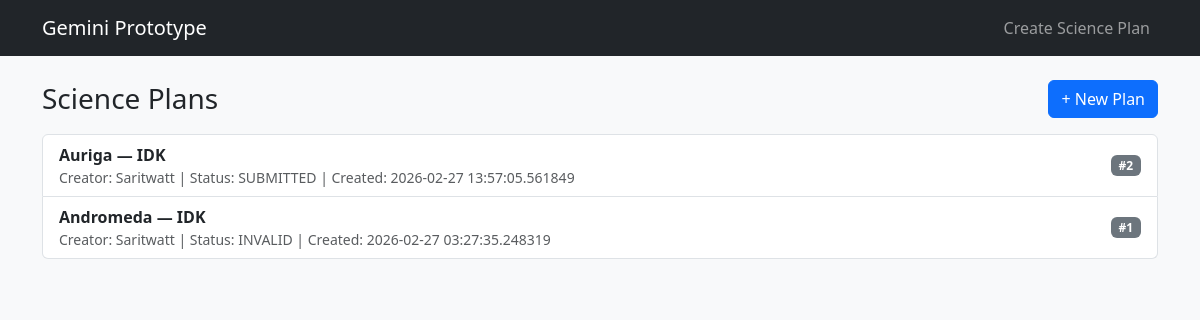
Before: / with the older database file.
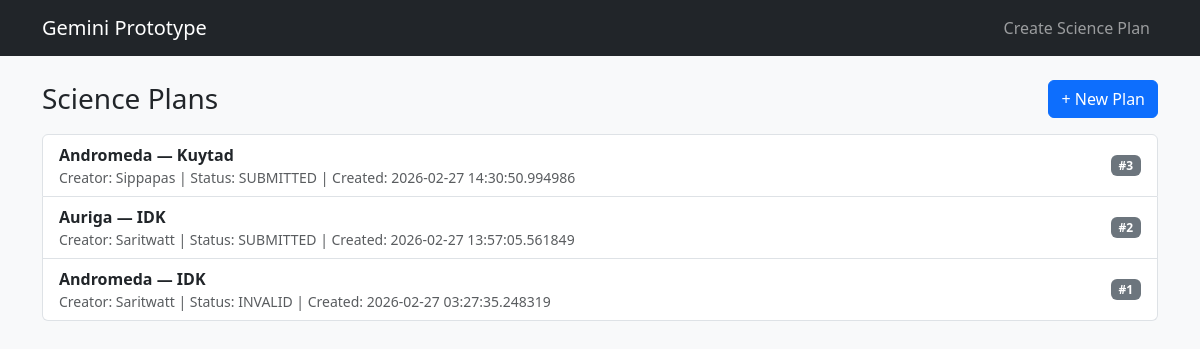
After: the same page with the newer database file.
### app/models.py (models this page shows)
class SciencePlan(SQLModel, table=True):
    id: Optional[int] = Field(default=None, primary_key=True)
    creator: str
    submitter: str
    funding: float
    objective: str = Field(max_length=500)
    star_system: str
    schedule_start: datetime
    schedule_end: datetime
    telescope_location: str  # Hawaii or Chile
    file_type: str           # PNG, JPEG, RAW
    file_quality: str        # Low, Fine
    image_mode: str          # B&W, Color
    exposure: int            # 0-50
    contrast: int            # 0-50
    brightness: int          # 0-50
    saturation: int          # 0-50
    status: str = Field(default="DRAFT")  # DRAFT, VALID, INVALID, SUBMITTED
    created_at: datetime = Field(default_factory=datetime.utcnow)
    updated_at: datetime = Field(default_factory=datetime.utcnow)

### app/main.py (the view)
@app.get("/", response_class=HTMLResponse)
def home(request: Request, session: Session = Depends(get_session)):
    plans = session.exec(select(SciencePlan).order_by(SciencePlan.created_at.desc())).all()
    return templates.TemplateResponse("home.html", {"request": request, "plans": plans})

### app/templates/home.html
{% extends "base.html" %}
{% block content %}
<div class="d-flex align-items-center justify-content-between mb-3">
  <h3 class="m-0">Science Plans</h3>
  <a class="btn btn-primary" href="/plans/new">+ New Plan</a>
</div>
{% if plans|length == 0 %}
  <div class="alert alert-info">No plans yet. Create your first science plan.</div>
{% else %}
  <div class="list-group">
  {% for p in plans %}
    <a class="list-group-item list-group-item-action d-flex justify-content-between align-items-center" href="/plans/{{p.id}}">
      <div>
        <div class="fw-semibold">{{ p.star_system }} — {{ p.objective[:60] }}{% if p.objective|length > 60 %}…{% endif %}</div>
        <div class="small text-muted">Creator: {{ p.creator }} | Status: {{ p.status }} | Created: {{ p.created_at }}</div>
      </div>
      <span class="badge bg-secondary">#{{ p.id }}</span>
    </a>
  {% endfor %}
  </div>
{% endif %}
{% endblock %}

### app/templates/base.html (shortened to what this page needs)
<!doctype html>
<html>
<head>
  <link href="https://cdn.jsdelivr.net/npm/bootstrap@5.3.3/dist/css/bootstrap.min.css" rel="stylesheet">
</head>
<body class="bg-light">
<nav class="navbar navbar-expand-lg navbar-dark bg-dark">
  <div class="container">
    <a class="navbar-brand" href="/">Gemini Prototype</a>
    <div class="navbar-nav">
      <a class="nav-link" href="/plans/new">Create Science Plan</a>
    </div>
  </div>
</nav>
<main class="container py-4">
  {% block content %}{% endblock %}
</main>
</body>
</html>

Changed rows visible on the page:
added SciencePlan: star_system "Andromeda", objective "Kuytad", creator "Sippapas", status "SUBMITTED", created_at "2026-02-27 14:30:50.994986", id "3"
